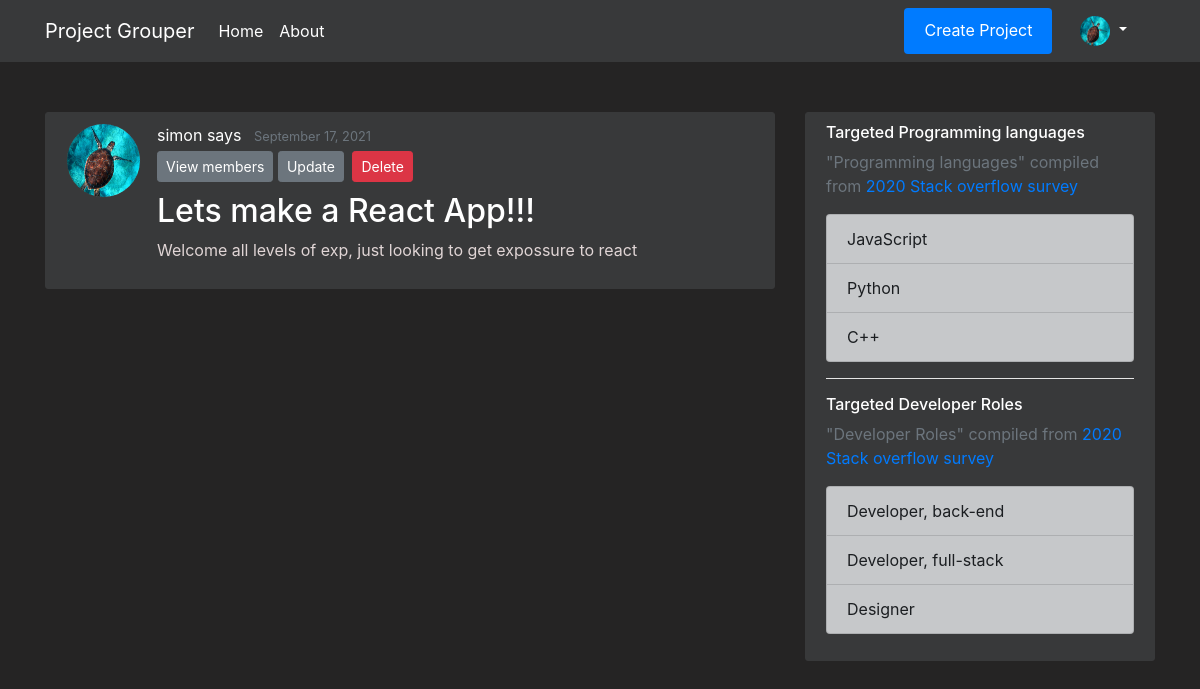
Page /projects/1 (signed in) on the committed database.
### flaskapp/models.py (models this page shows, shortened)
class Users(db.Model, UserMixin):
    __tablename__ = 'user'
    id = db.Column(db.Integer, primary_key=True, nullable=False)
    first_name = db.Column(db.String(20), nullable=False)
    last_name = db.Column(db.String(20), nullable=False)
    email = db.Column(db.String(50), unique=True, nullable=False)
    password = db.Column(db.String(20), nullable=False)
    profile_image = db.Column(db.String(20), nullable=False, default="Portrait_Placeholder.png")
    date_joined = db.Column(db.DateTime, nullable=False, default=datetime.utcnow)
    is_moderator = db.Column(db.Boolean, default=False, nullable=False)
    languages = db.relationship('Languages', secondary=UserLanguages, lazy='subquery', backref="get_users")
    careers = db.relationship('Careers', secondary=UserCareers, lazy='subquery', backref="get_users")

class Projects(db.Model):
    __tablename__ = 'project'
    id = db.Column(db.Integer, primary_key=True, nullable=False)
    name = db.Column(db.String(250), unique=True, nullable=False)
    desc = db.Column(db.String(500), unique=False, nullable=False)
    creation_timestamp = db.Column(db.DateTime, nullable=False, default=datetime.utcnow)
    start_date = db.Column(db.DateTime, nullable=True, default=datetime.utcnow)
    target_end_date = db.Column(db.DateTime, nullable=True, default=datetime.utcnow)
    owner_id = db.Column(db.Integer, db.ForeignKey('user.id'), nullable=False, default=1)
    owner = db.relationship("Users", foreign_keys=owner_id, backref="owned_projects", uselist=False)
    members = db.relationship('Users', secondary=UserProjects, lazy='subquery', backref="get_projects")
    languages = db.relationship('Languages', secondary=ProjectLanguages, lazy='subquery', backref="get_projects")
    careers = db.relationship('Careers', secondary=ProjectCareers, lazy='subquery', backref="get_projects")

class Languages(db.Model):
    __tablename__ = 'language'
    id = db.Column(db.Integer, primary_key=True, nullable=False)
    name = db.Column(db.String(50), unique=True, nullable=False)
    desc = db.Column(db.String(250), nullable=False, default="wikisnippet")
    image = db.Column(db.String(20), nullable=False, default="language.jpg")

class Careers(db.Model):
    __tablename__ = 'career'
    id = db.Column(db.Integer, primary_key=True, nullable=False)
    name = db.Column(db.String(100), unique=True, nullable=False)
    desc = db.Column(db.String(250), nullable=False, default="wikisnippet")
    image = db.Column(db.String(20), nullable=False, default="career.jpg")

### flaskapp/routes.py (the view)
@app.route("/projects/<int:project_id>")
def project(project_id):
    current_project = Projects.query.get_or_404(project_id)
    return render_template('project.html', title=current_project.name, current_project=current_project)

### flaskapp/models.py (called while the page is built)
@login_manager.user_loader
def load_user(user_id):
    return Users.query.get(int(user_id))

### flaskapp/templates/project.html (shortened to what this page needs)
{% extends "layout.html" %}
{% block content %}
    <article class="media content-section">
        <img class="rounded-circle article-img" src="{{ url_for('static', filename='profile_pics/' + current_project.owner.profile_image) }}">
        <div class="media-body">
            <div class="article-metadata">
                <a class="mr-2" href="#">{{ current_project.owner.first_name }} {{ current_project.owner.last_name }}</a>
                <small class="text-muted">{{ current_project.creation_timestamp.strftime('%B %d, %Y') }}</small>
                <div>
                    <button type="button" class="btn btn-secondary btn-sm mt-1 mb-1" data-toggle="modal" data-target="#viewProjectMembers">View members</button>
                {% if current_project.owner == current_user %}
                    <a class="btn btn-secondary btn-sm mt-1 mb-1" href="{{ url_for('update_project', project_id=current_project.id) }}">Update</a>
                    <button type="button" class="btn btn-danger btn-sm m-1" data-toggle="modal" data-target="#deleteModal">Delete</button>
                {% endif %}
                </div>
            </div>
            <h2 class="article-title ">{{ current_project.name }}</h2>
            <p class="article-content">{{ current_project.desc }}</p>
        </div>
    </article>
        <body class=dark>
            </body>
        <body class=dark>
            </body>
{% endblock content %}
{% block sidebar %}
<div class="col-md-4">
    <div class="content-section">
      <h6>Targeted Programming languages</h6>
      <p class='text-muted'> "Programming languages" compiled from <a href="https://insights.stackoverflow.com/survey/2019#technology">2020 Stack overflow survey </a>
        <ul class="list-group">
        {% for language in current_project.languages %}
          <li class="list-group-item list-group-item-dark">{{ language.name }} </li>
        {% endfor %}
        </ul>
      </p>
      <hr color="white">
      <h6>Targeted Developer Roles</h6>
      <p class='text-muted'> "Developer Roles" compiled from <a href="https://insights.stackoverflow.com/survey/2020#developer-profile-developer-type-all-respondents">2020 Stack overflow survey </a>
        <ul class="list-group">
        {% for career in current_project.careers %}
          <li class="list-group-item list-group-item-dark">{{ career.name }} </li>
        {% endfor %}
        </ul>
      </p>
    </div>
</div>
{% endblock sidebar %}

### flaskapp/templates/layout.html (shortened to what this page needs)
<!DOCTYPE html>
<html lang="en">
<head>
    <link rel="stylesheet" href="https://maxcdn.bootstrapcdn.com/bootstrap/4.0.0/css/bootstrap.min.css">
    <link rel="stylesheet" type="text/css" href="{{ url_for('static', filename='/main.css') }}">
</head>
<body>
    <header class="site-header">
        <nav class="navbar navbar-expand-md navbar-dark bg-steel fixed-top">
            <div class="container">
                <a class="navbar-brand" href="/"> Project Grouper </a>
                <div class="collapse navbar-collapse" id="navbarToggle">
                    <div class="navbar-nav mr-auto">
                        <a class="nav-item nav-link" href="{{ url_for('home') }}">Home</a>
                        <a class="nav-item nav-link" href="{{ url_for('about') }}">About</a>
                    </div>
                    <div class="navbar-nav">
                        {% if current_user.is_authenticated %}
                            <a class="btn btn-primary btn-sml" href="{{ url_for('new_project') }}">Create Project</a>
                            <li class="nav-item dropdown">
                                <a class="nav-link dropdown-toggle" href="#" id="navbarDropdownMenuLink" role="button" data-toggle="dropdown" aria-haspopup="true" aria-expanded="false">
                                    <img src="{{ url_for('static', filename='profile_pics/' + current_user.profile_image) }}" width="30" height="30" class="rounded-circle">
                                </a>
                        {% else %}
                            <a class="nav-item nav-link" href="{{ url_for('login') }}">Login</a>
                            <a class="nav-item nav-link" href="{{ url_for('register') }}">Register</a>
                        {% endif %}
                    </div>
                </div>
            </div>
        </nav>
    </header>
    <main role="main" class="container">
      <div class="row">
        <div class="col-md-8">
          {% block content %}
          {% endblock %}
        </div>
        {% block sidebar %}
        {% endblock %}
      </div>
    </main>
</body>
</html>

### flaskapp/static/main.css (style rules this page uses)
.btn-primary { border: none; color: #ffffff; padding: 10px 20px; cursor: pointer; }
.navbar-nav > li { padding-left:20px; padding-right:20px; }
body { background: #252424; color: #e0d5d5; margin-top: 7rem; }
h1, h2, h3, h4, h5, h6 { color: #ffffff; }
.mr-2 { color: #ffffff; }
.bg-steel { background-color: #38393a; }
.site-header .navbar-nav .nav-link { color: #ffffff; }
.content-section { background: #38393a; padding: 10px 20px; border: 1px solid #38393a; border-radius: 3px; margin-bottom: 20px; }
.article-title { color: #ffffff; }
.article-content { white-space: pre-line; }
.article-img { height: 75px; width: 75px; margin-right: 16px; border: 1px solid #38393a; background:#555555; }
.article-metadata { padding-bottom: 1px; margin-bottom: 4px; border-bottom: 1px solid #38393a; }

### rows in the picture
Users: profile_image (placeholder picture), owner.first_name "simon", owner.last_name "says"
Projects: creation_timestamp "September 17, 2021", name "Lets make a React App!!!", desc "Welcome all levels of exp, just looking to get expossure to react"
Languages: name "JavaScript"
Languages: name "Python"
Languages: name "C++"
Careers: name "Developer, back-end"
Careers: name "Developer, full-stack"
Careers: name "Designer"
